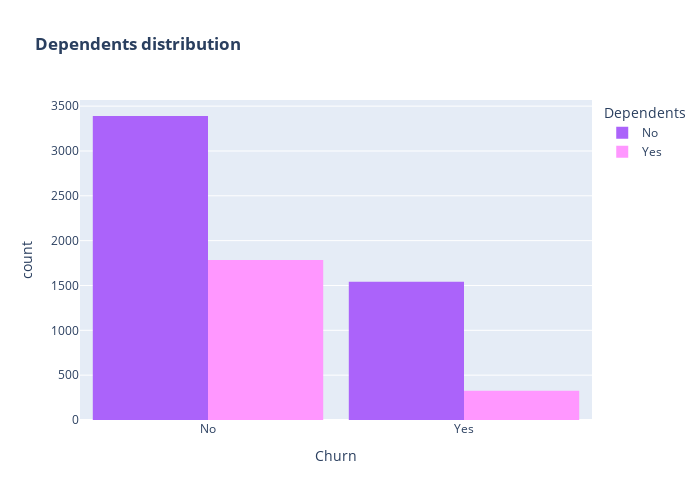

This figure's notebook cell:
### Markdown cell above
* A lot of customers choose the Fiber optic service and it's also evident that the customers who use Fiber optic have high churn rate, this might suggest a dissatisfaction with this type of internet service.
* Customers having DSL service are majority in number and have less churn rate compared to Fibre optic service.

### Code cell
color_map = {"Yes": "#FF97FF", "No": "#AB63FA"}
fig = px.histogram(df, x="Churn", color="Dependents", barmode="group", title="<b>Dependents distribution</b>", color_discrete_map=color_map)
fig.update_layout(width=700, height=500, bargap=0.1)
fig.show()

### Figure 1 — Plotly figure (JSON) as saved in the notebook; plotly's stock layout.template omitted (floating-point values rounded to 4 significant figures; data arrays with more than 128 entries replaced by an {"elided": "..."} marker saying what was removed)
{"data": [{"alignmentgroup": "True", "bingroup": "x", "hovertemplate": "Dependents=No<br>Churn=%{x}<br>count=%{y}<extra></extra>", "legendgroup": "No", "marker": {"color": "#AB63FA", "pattern": {"shape": ""}}, "name": "No", "offsetgroup": "No", "orientation": "v", "showlegend": true, "type": "histogram", "x": {"elided": "4933 str values"}, "xaxis": "x", "yaxis": "y"}, {"alignmentgroup": "True", "bingroup": "x", "hovertemplate": "Dependents=Yes<br>Churn=%{x}<br>count=%{y}<extra></extra>", "legendgroup": "Yes", "marker": {"color": "#FF97FF", "pattern": {"shape": ""}}, "name": "Yes", "offsetgroup": "Yes", "orientation": "v", "showlegend": true, "type": "histogram", "x": {"elided": "2110 str values"}, "xaxis": "x", "yaxis": "y"}], "layout": {"bargap": 0.1, "barmode": "group", "height": 500, "legend": {"title": {"text": "Dependents"}, "tracegroupgap": 0}, "title": {"text": "<b>Dependents distribution</b>"}, "width": 700, "xaxis": {"anchor": "y", "autorange": true, "domain": [0, 1], "range": [-0.5, 1.5], "title": {"text": "Churn"}, "type": "category"}, "yaxis": {"anchor": "x", "autorange": true, "domain": [0, 1], "range": [0, 3568.0], "title": {"text": "count"}}}}
